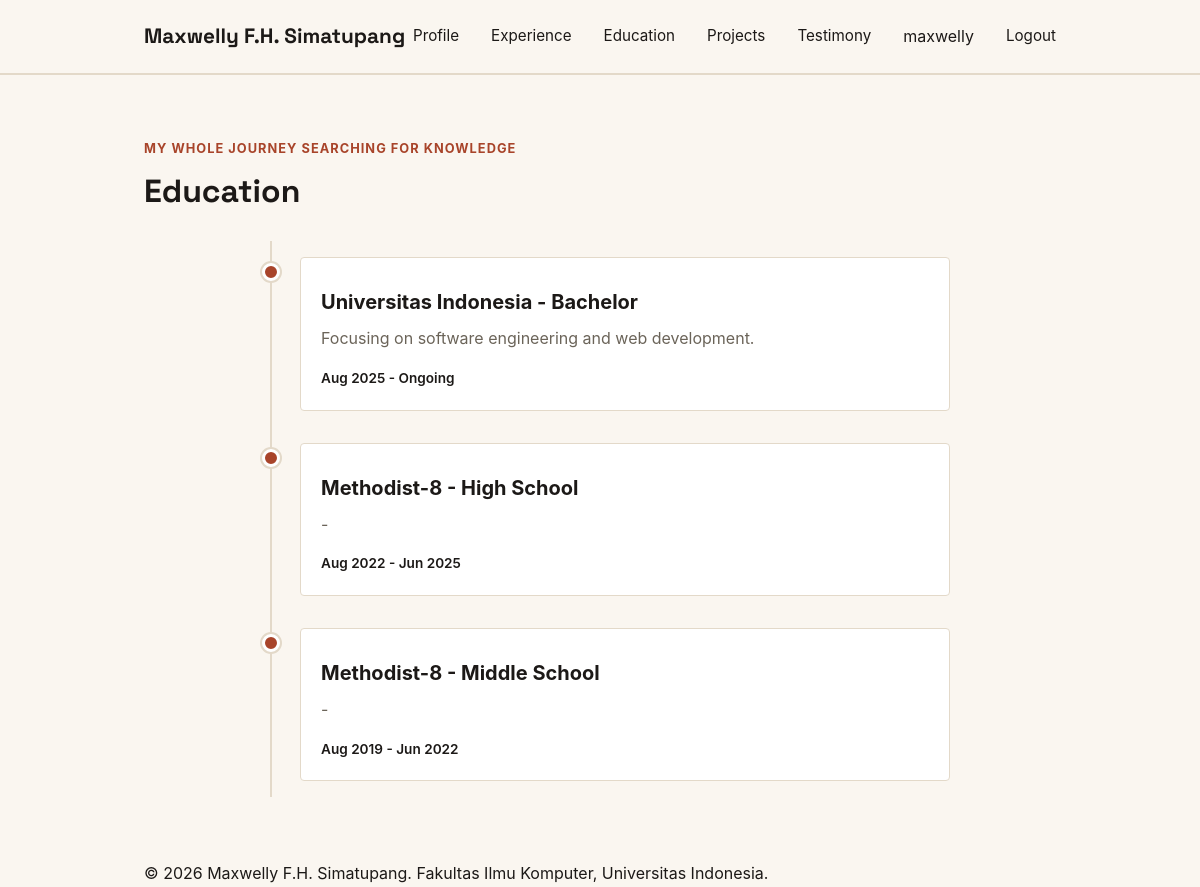
/education/ (signed in), run on the app's committed database.
### main/models.py (models this page shows, shortened)
class Education(models.Model):
    EDUCATION_CHOICES = [
        ('middle', 'Middle School'),
        ('high_school', 'High School'),
        ('bachelor', 'Bachelor'),
    ]
    id = models.UUIDField(primary_key=True, default=uuid.uuid4, editable=False)
    institution_name = models.CharField(max_length=255)
    description = models.TextField()
    category = models.CharField(max_length=20, choices=EDUCATION_CHOICES, default='bachelor')
    thumbnail = models.URLField(blank=True, null=True)
    started_at = models.DateTimeField(default=timezone.now)
    ended_at = models.DateTimeField(blank=True, null=True)
    @property
    def is_ongoing(self):
        return self.ended_at is None

### main/views.py (the view)
# urls.py: path("education/", show_education, name="show_education"),
def show_education(request) :
    context = {
        "name": "Maxwelly F.H. Simatupang",
        "education_list": Education.objects.all(),
    }
    return render(request, "education.html", context)

### templates/education.html (shortened to what this page needs)
{% extends "base.html" %}
{% block content %}
    <main>
      <section class="experience-section" id="experience">
        <div class="container">
          <p class="section-kicker">My whole journey searching for knowledge</p>
          <h1>Education</h1>
          <div class="timeline">
            {% for education in education_list %}
            <div class="timeline-item">
              <div class="timeline-dot"></div>
              <div class="timeline-content">
                <h2>{{ education.institution_name }} - {{ education.get_category_display }}</h2>
                <p class="experience-description">
                  {{ education.description }}
                </p>
                {% if education.is_ongoing %}
                <p class="experience-status">
                  {{ education.started_at|date:"M Y" }} - Ongoing
                </p>
                {% else %}
                <p class="experience-status">
                  {{ education.started_at|date:"M Y" }} - {{  education.ended_at|date:"M Y" }}
                </p>
                {% endif %}
              </div>
            </div>
            {% empty %}
            <p class="empty-state">No education records added yet.</p>
            {% endfor %}
          </div>
        </div>
      </section>
    </main>
{% endblock content %}

### templates/base.html (shortened to what this page needs)
{% load static %}
<!DOCTYPE html>
<html lang="en">
<head>
    <link rel="stylesheet" href="/static/css/style.css">
</head>
<body>
  <header class="site-header">
    <div class="container">
        <a href="{% url 'main:show_main' %}" class="brand">{{ name }}</a>
        <nav>
            <a href="{% url 'main:show_main' %}">Profile</a>
            <a href="{% url 'main:show_experience' %}">Experience</a>
            <a href="{% url 'main:show_education' %}">Education</a>
            <a href="{% url 'main:show_projects' %}">Projects</a>
            <a href="{% url 'main:show_testimony' %}">Testimony</a>
            {% if user.is_authenticated %}
                <span class="nav-user">{{ user.username }}</span>
                <a href="{% url 'main:logout' %}">Logout</a>
            {% else %}
                <a href="{% url 'main:login' %}">Login</a>
                <a href="{% url 'main:register' %}">Register</a>
            {% endif %}
        </nav>
    </div>
  </header>
  {% block content %} {% endblock content %}
  <footer class="site-footer">
      <div class="container">
          <p>&copy; 2026 {{ name }}. Fakultas Ilmu Komputer, Universitas Indonesia.</p>
      </div>
  </footer>
</body>
</html>

### static/css/style.css (style rules this page uses)
* { margin: 0; padding: 0; box-sizing: border-box; }
:root { --ink: #1c1917; --paper: #faf6f0; --accent: #d95d39; --accent-dark: #a8442a; --line: #e3d9c9; --text-muted: #6b6459; --radius: 4px; }
body { font-family: -apple-system, "Segoe UI", Roboto, Helvetica, Arial, sans-serif; color: var(--ink); background-color: var(--paper); line-height: 1.6; }
h1, .brand { font-family: "Space Grotesk", -apple-system, sans-serif; }
.container { max-width: 960px; margin: 0 auto; padding: 0 1.5rem; }
.site-header { border-bottom: 1px solid var(--line); }
.site-header .container { display: flex; justify-content: space-between; align-items: center; padding: 1.25rem 1.5rem; }
.brand { font-size: 1.3rem; font-weight: 700; color: var(--ink); text-decoration: none; }
.site-header nav { display: flex; gap: 2rem; }
.site-header nav a { color: var(--ink); text-decoration: none; font-size: 0.95rem; }
.experience-section { padding: 4rem 0; border-top: 1px solid var(--line); }
.section-kicker { color: var(--accent-dark); font-size: 0.8rem; font-weight: 700; letter-spacing: 0.08em; text-transform: uppercase; }
.experience-section h1 { margin: 0.4rem 0 1.5rem; font-size: 2rem; }
.experience-description, .empty-state { color: var(--text-muted); }
.experience-status { margin-top: 1rem; font-size: 0.85rem; font-weight: 600; }
.timeline { position: relative; max-width: 700px; margin: 0 auto; padding: 1rem 0; }
.timeline::before { content: ""; position: absolute; top: 0; bottom: 0; left: 20px; width: 2px; background-color: var(--line); }
.timeline-item { position: relative; padding-left: 50px; margin-bottom: 2rem; }
.timeline-item:last-child { margin-bottom: 0; }
.timeline-dot { position: absolute; left: 12px; top: 6px; width: 18px; height: 18px; background-color: var(--accent-dark); border: 3px solid #fff; border-radius: 50%; box-shadow: 0 0 0 2px var(--line); z-index: 1; }
.timeline-content { padding: 1.25rem; background-color: #fff; border: 1px solid var(--line); border-radius: var(--radius); }
.timeline-content h2 { margin: 0.5rem 0; font-size: 1.25rem; }

### data on the page
Education: institution_name "Universitas Indonesia", category "Bachelor", description "Focusing on software engineering and web development.", started_at "Aug 2025"
Education: institution_name "Methodist-8", category "High School", description "-", started_at "Aug 2022", ended_at "Jun 2025"
Education: institution_name "Methodist-8", category "Middle School", description "-", started_at "Aug 2019", ended_at "Jun 2022"

### other printed values
{{ name }} "Maxwelly F.H. Simatupang"
{{ user.username }} "maxwelly"
